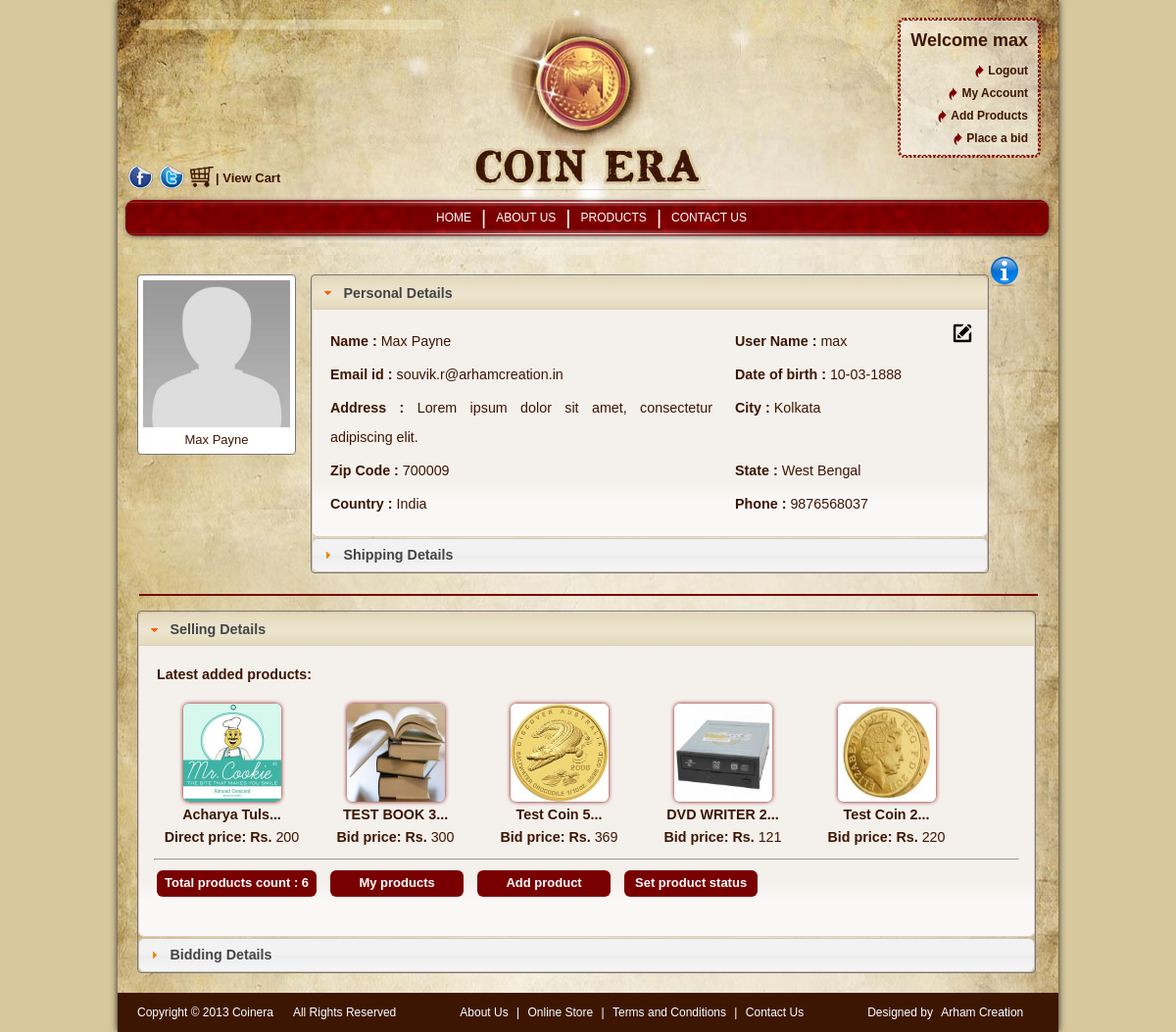
Page /profile.php (signed in) on the committed database.
### tables this page shows
CREATE TABLE IF NOT EXISTS `user_info` (
  `id` int(11) NOT NULL AUTO_INCREMENT,
  `first_name` varchar(100) NOT NULL,
  `last_name` varchar(100) NOT NULL,
  `user_name` varchar(100) NOT NULL,
  `password` varchar(222) NOT NULL,
  `email_id` varchar(200) NOT NULL,
  `date_of_birth` date NOT NULL,
  `address` text NOT NULL,
  `city` varchar(200) NOT NULL,
  `zip_code` varchar(80) NOT NULL,
  `state` varchar(200) NOT NULL,
  `country` varchar(200) NOT NULL,
  `phone` varchar(80) NOT NULL,
  `image` varchar(100) NOT NULL DEFAULT 'sample.jpg',
  `ship_first_name` varchar(100) NOT NULL,
  `ship_last_name` varchar(100) NOT NULL,
  `ship_address` text NOT NULL,
  `ship_state` varchar(200) NOT NULL,
  `ship_city` varchar(100) NOT NULL,
  `ship_country` varchar(200) NOT NULL,
  `ship_zip_code` varchar(100) NOT NULL,
  `ship_phone` varchar(100) NOT NULL,
  `ship_fax` varchar(100) NOT NULL,
  `paypal_email` varchar(200) NOT NULL,
  `paypal_auth_id` varchar(200) NOT NULL,
  `paypal_trans_key` varchar(200) NOT NULL,
  `paypal_world_id` varchar(200) NOT NULL,
  `paypal_2checkout_id` varchar(200) NOT NULL,
  `paypal_money_brk_id` varchar(200) NOT NULL,
  `remarks` text NOT NULL,
  `entry_date` date NOT NULL,
  `status` enum('Y','N') NOT NULL DEFAULT 'Y',
  PRIMARY KEY (`id`)
);

CREATE TABLE IF NOT EXISTS `product_info` (
  `id` int(100) NOT NULL AUTO_INCREMENT,
  `user_id` int(100) NOT NULL,
  `cat_id` int(100) NOT NULL,
  `cat_p_id` int(100) NOT NULL,
  `title` varchar(300) NOT NULL,
  `sub_title` varchar(300) NOT NULL,
  `bid_price` double NOT NULL,
  `direct_price` double NOT NULL,
  `description` text NOT NULL,
  `images` varchar(200) NOT NULL,
  `image2` varchar(200) NOT NULL,
  `image3` varchar(200) NOT NULL,
  `entry_date` date NOT NULL,
  `start_date` date NOT NULL,
  `end_date` date NOT NULL,
  `quantity` int(100) NOT NULL,
  `packaging_no` varchar(200) NOT NULL,
  `bid_status` enum('Y','N') NOT NULL DEFAULT 'Y',
  `status` enum('Y','N') NOT NULL DEFAULT 'Y',
  PRIMARY KEY (`id`)
);

### profile.php (the view, shortened to what this page needs)
<?php
include("header.php");
$user_id = $_SESSION['user_id'];
?>
<link rel="stylesheet" type="text/css" href="css/ui/jquery-ui-1.8.21.custom.css"/>
<?php
$user_details = mysql_fetch_array(mysql_query("SELECT * FROM `user_info` WHERE id=".$user_id));
$first_name=$user_details['first_name'];
$last_name=$user_details['last_name'];
$user_name=$user_details['user_name'];
$orderdate = explode('-', $user_details['date_of_birth']);
$month = $orderdate[1];
$day   = $orderdate[2];
$year  = $orderdate[0];
$address=$user_details['address'];
$city=$user_details['city'];
$zip_code=$user_details['zip_code'];
$state=$user_details['state'];
$country=$user_details['country'];
$phone=$user_details['phone'];
$image=$user_details['image'];
$email_id=$user_details['email_id'];
$user_status=$user_details['status'];
$date_of_birth = $day."-".$month."-".$year;
?>
<div id="image" class="profile_image">
<table>
<tr><td>
	<img src="ProfileImage/thumbs/<?php echo $image;?>"></td></tr>
<tr><td><center><?php echo $first_name." ".$last_name;?></center></td></tr>
</table>
</div>
<?php
$NOTICE_SQL=mysql_query("SELECT * FROM notification WHERE seller_id=".$_SESSION['user_id']);
if(mysql_num_rows($NOTICE_SQL)>0) {
?>
<img style="position:absolute;cursor:pointer;" class="notice" src="images/notice2.png"/>
<? } ?>
<div id="informaion_holder">
			<h3><a href="#" style="color:#444;font-weight:bold;">Personal Details</a></h3>
			  <div>
			  <span style="float:right;"><a class="menu_top" title="Edit personal details" href="personal_edit.php"><img style="width:20px;" src="images/edit.png"></a></span>
			   <table>
				<tr>
					<td><h4>Name : <span><?php echo $first_name." ".$last_name;?></span></h4></td>
					<td><h4>User Name : <span><?php echo $user_name;?></span></h4></td>
				</tr>
				<tr>
					<td><h4>Email id : <span><?php echo $email_id;?></span></h4></td>
					<td><h4>Date of birth : <span><?php echo $date_of_birth;?></span></h4></td>
				</tr>
				<tr>
					<td><h4>Address : <span><?php echo $address;?></span></h4></td>
					<td><h4>City : <span><?php echo $city;?></span></h4></td>
				</tr>
				<tr>
					<td><h4>Zip Code : <span><?php echo $zip_code;?></span></h4></td>
					<td><h4>State : <span><?php echo $state;?></span></h4></td>
				</tr>
				<tr>
					<td><h4>Country : <span><?php echo $country;?></span></h4></td>
					<td><h4>Phone : <span><?php echo $phone;?></span></h4></td>
				</tr>
			</table>
			  </div>
			<h3><a href="#" style="color:#444;font-weight:bold;">Shipping Details</a></h3>
</div>
<br clear="all">
<hr class="coin" />
<?php
	if($user_status=='Y' && $GLOBALS['user_status']!=''){
	$seller=mysql_query("SELECT `id` FROM `product_info` WHERE `user_id`=".$user_id);
	$count_prod=mysql_num_rows($seller);
?>
<div id="selling_bidding">
<h3><a href="#" style="color:#444;font-weight:bold;">Selling Details</a></h3>
	  <div>
<?php
  $latest_products_query=mysql_query("SELECT id,images,title,bid_price,direct_price FROM `product_info` WHERE user_id=".$user_id." ORDER BY id DESC LIMIT 0,5");
?>
	    <h4 style="padding-left: 3px;">Latest added products:</h4>
		<table><tr>
		<?php
			while($latest_products=mysql_fetch_array($latest_products_query)){
		?>
			<td class="latest_add_pro">
			   <table>
				  <tr><td><img src="ProductImage/thumbs/<?php echo $latest_products['images'];?>"></td></tr>
				  <tr><td align="center"><b><?php echo substr($latest_products['title'],0,12)."..."; ?></b></td></tr>
		<?php
					if($latest_products['bid_price']!=0) {
		?>
				  <tr><td align="center"><b>Bid price: Rs. </b><?php echo round($latest_products['bid_price'],2); ?></td></tr>
		<?php
				}
				else{
		?>
				<tr><td align="center"><b>Direct price: Rs. </b><?php echo round($latest_products['direct_price'],2); ?></td></tr>
		<?php } ?>
			   </table>
			</td>
		<?php } ?>
		</tr></table>
	  <hr/>
			  <table class="total_pro_count">
				  <tr><td>
                      <span class="profile_bg" style="margin-right: 10px;">Total products count : <?php echo $count_prod;?></span>
                      <a style="margin-right: 10px;" href="personal_product_gallery.php">My products</a>
                      <a style="margin-right: 10px;" href="add_products.php">Add product</a>
                      <?php
					  if(mysql_num_rows($NOTICE_SQL)>0) {
					  ?>
					  <a href="set_product_status.php">Set product status</a>
                      <?php
					  }
					  ?>
                   </td></tr>
			  </table>
     </div>
<h3><a href="#" style="color:#444;font-weight:bold;">Bidding Details</a></h3>
</div>
<?php
}
?>
<?php
include("footer.php");
?>

### css/style.css (style rules this page uses)
body { padding:0px; margin: 0px; background:#D7C89D; font-family: Arial, Helvetica, sans-serif; font-size: 13px; color: #3D1602; }
img { border:none; }
ul, li, p, a, a:hover , h1, h2, h3, h4, h5, h6 { padding:0px; margin:0px; }
h3 { line-height: 30px; }
h4 { line-height: 30px; }
a { text-decoration:none; color:#3D1602; }
.ui-widget { font-family:Arial, Helvetica, sans-serif !important; }
.ui-widget-content { color: #3D1602 !important; }
.profile_image { float:left; border:1px solid #777; background-color:#fff; border-radius:4px; margin: 20px 15px 0px 20px; max-width: 206px; line-height: 18px; padding: 2px; }
.profile_image img { max-width:200px; max-height:150px; }
#informaion_holder { float:left; border:1px solid #777; width:690px; height:auto; margin:20px 0px 15px; border-radius:4px; }
.ui-accordion .ui-accordion-content { padding-right:15px !important; padding-left:15px !important; }
#informaion_holder table { color: #3D1602; }
#informaion_holder table td { min-width: 200px; padding-right: 20px; text-align: justify; vertical-align: top; }
#informaion_holder table td h4 span , #selling_bidding table td h4 span { font-weight:normal; }
#selling_bidding { margin-bottom: 20px; margin-left: 20px; margin-top: 15px; width: 915px; border-radius:4px; height:auto; border:1px solid #777; }
hr.coin { border: 1px solid #790000;width: 915px; }
.profile_bg { background-color: #790000; border-radius: 6px 6px 6px 6px; color: #FFFFFF; font-weight: bold; padding: 5px 8px; display: inline-block; font-size: 13px; text-align: center; }
#selling_bidding table td a { background-color: #790000; border-radius: 6px 6px 6px 6px; color: #FFFFFF; cursor: pointer; font-weight: bold; padding: 5px 8px; display: inline-block; font-size: 13px; text-align: center; width: 120px; }
.latest_add_pro { vertical-align:top; width: 155px; text-align: center; padding: 10px 10px 0 0; }
.latest_add_pro table { width: 100%; }
.latest_add_pro img { width:100px;height:100px; }
.ui-state-active , .ui-accordion-header:hover { background: #e4d9bb !important; background: -moz-linear-gradient(top, #e4d9bb 0%, #ede5d0 50%, #ede5d0 51%, #e4d9bb 97%, #CDC3B7 100%) !important; background: -webkit-gradient(linear, left top, left bottom, color-stop(0%,#e4d9bb), color-stop(50%,#ede5d0), color-stop(51%,#ede5d0), color-stop(97%,#e4d9bb), color-stop(100%,#CDC3B7)) !important; background: -webkit-linear-gradient(top, #e4d9bb 0%,#ede5d0 50%,#ede5d0 51%,#e4d9bb 97%,#CDC3B7 100%) !important; background: -o-linear-gradient(top, #e4d9bb 0%,#ede5d0 50%,#ede5d0 51%,#e4d9bb 97%,#CDC3B7 100%) !important; background: -ms-linear-gradient(top, #e4d9bb 0%,#ede5d0 50%,#ede5d0 51%,#e4d9bb 97%,#CDC3B7 100%) !important; background: linear-gradient(to bottom, #e4d9bb 0%,#ede5d0 50%,#ede5d0 51%,#e4d9bb 97%,#CDC3B7 100% !important); filter: progid:DXImageTransform.Microsoft.gradient( startColorstr='#e4d9bb', endColorstr='#CDC3B7',GradientType=0 ); }
.nice_img , .latest_add_pro img { border-radius:6px; background-color:#FFFEF7; box-shadow: 0 0 4px #7C0000; }

### rows in the picture
user_info: image (picture), first_name "Max", last_name "Payne", user_name "max", email "souvik.r@arhamcreation.in", date_of_birth "10-03-1888", address "Lorem ipsum dolor sit amet, consectetur adipiscing elit.", city "Kolkata", zip_code "700009", state "West Bengal", country "India", phone "9876568037"
product_info: images (picture), title "Acharya Tuls", direct_price "200"
product_info: images (picture), title "TEST BOOK 3", bid_price "300"
product_info: images (picture), title "Test Coin 5", bid_price "369"
product_info: images (picture), title "DVD WRITER 2", bid_price "121"
product_info: images (picture), title "Test Coin 2", bid_price "220"

### other values in the picture
$_SESSION['msg'] "Welcome max"
$count_prod "6"
